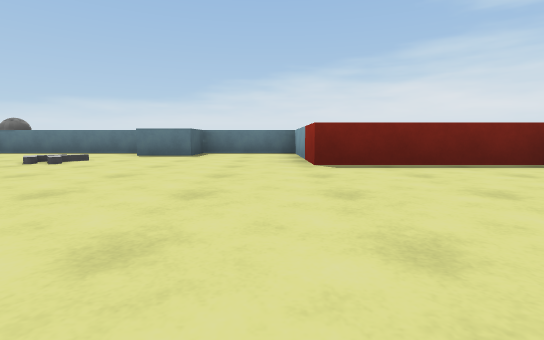
view 1 (above)

16 first-person views from a walk through a scene from a Unity 3-D project. The camera is 0.31 m above the floor, tilts 6° down and sees 85° across. The floor is counted in squares, 1 m on a side. Each view is taken from the middle of a square. On the plan, view 1 faces up. The plan holds only what a view shows up to about 9 squares ahead; the rest is blank. The place goes on beyond the plan. The player is left out. Surface patterns are stand-ins for the level's own textures.

view 2
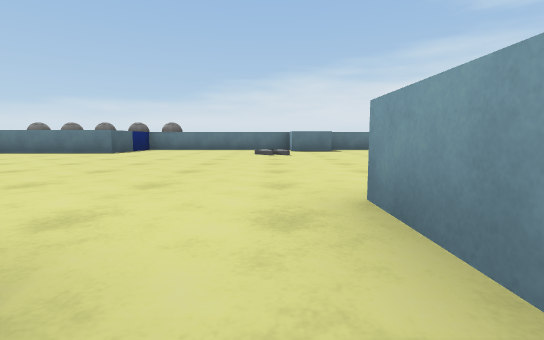

view 3
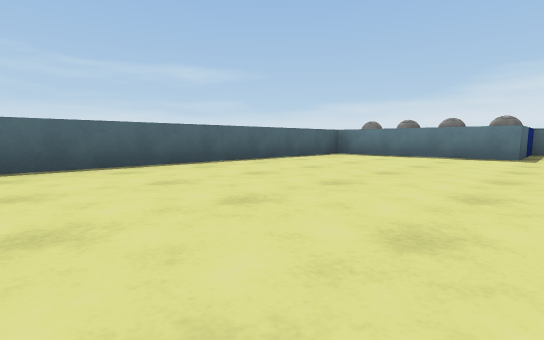

view 4
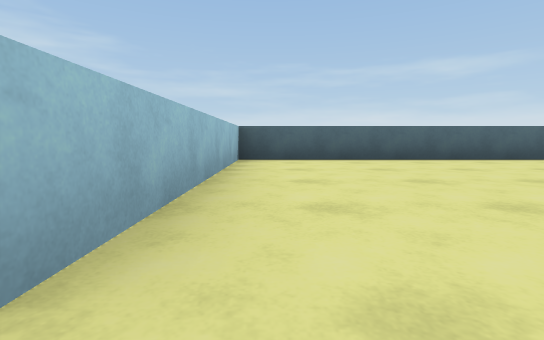

view 5
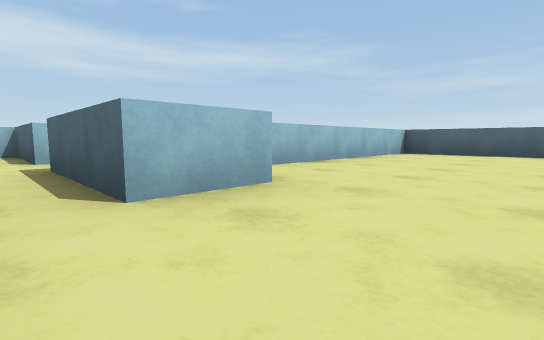

view 6
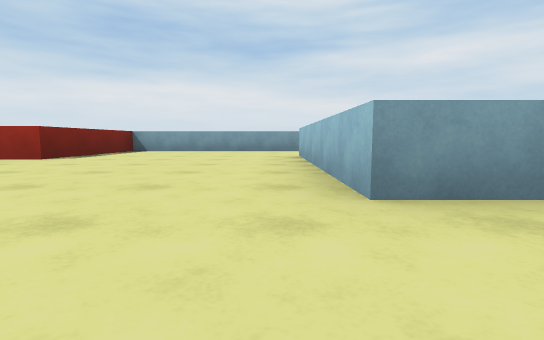

view 7
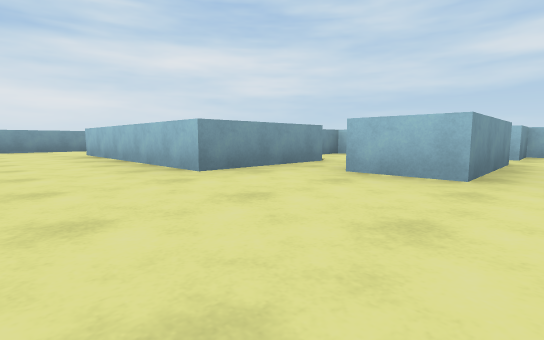

view 8
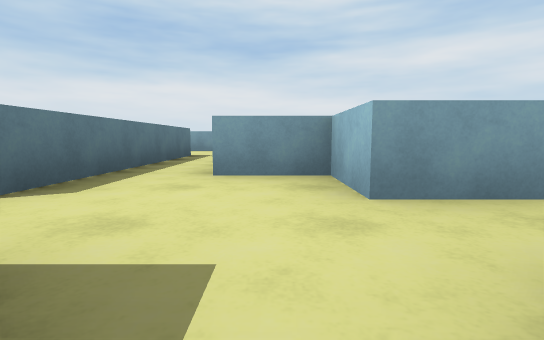

view 9
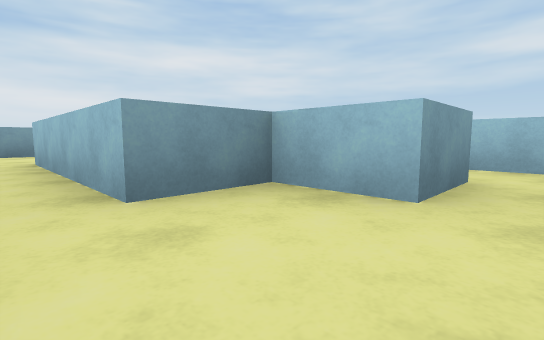

view 10
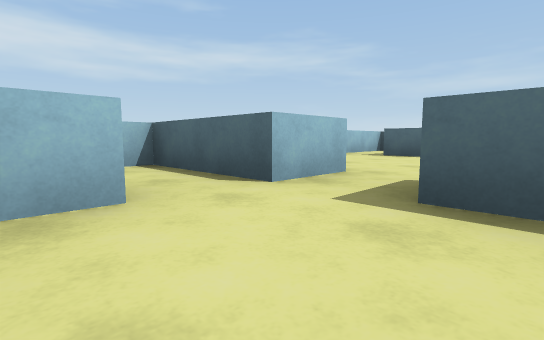

view 11
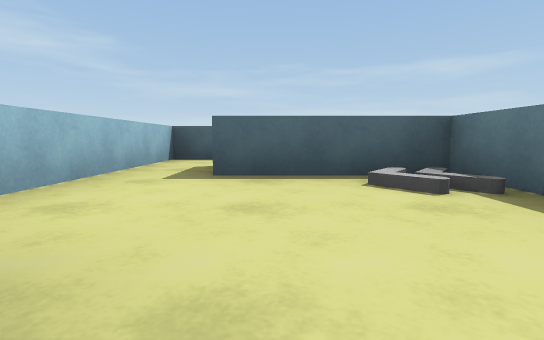

view 12
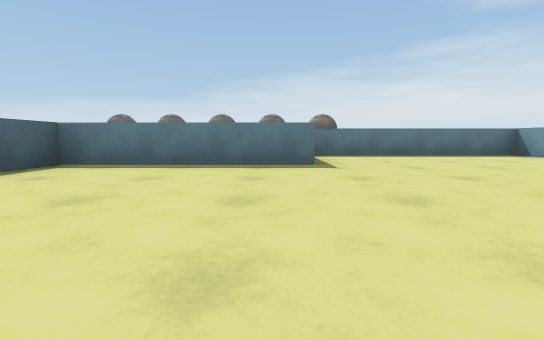

view 13
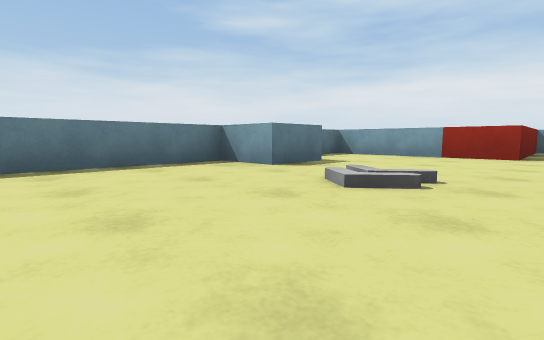

view 14
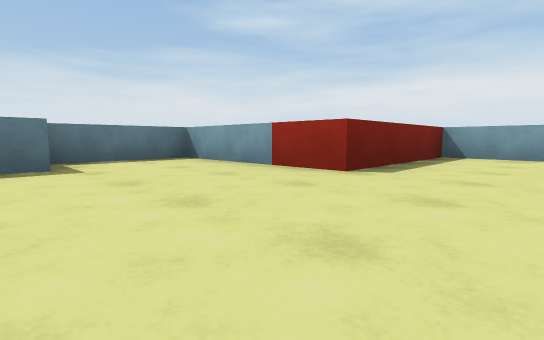

view 15
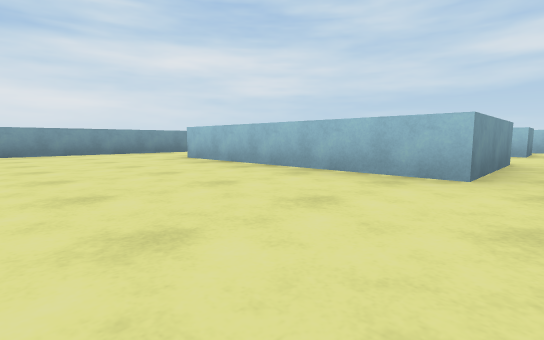

view 16
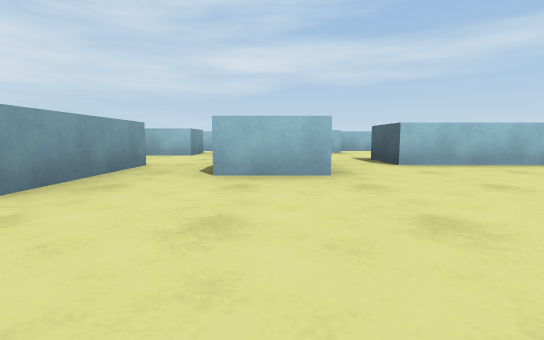

### Floor plan
Points are (right, up) in squares from view 1. A wall is a line through its corners. A room is listed if a view was taken in it or the views show most of it. See-through windows are left out.
Room 1 (views 1, 3, 4, 5, 6, 7, 12, 13, 14, 15, 16)
walls: (-2.5, -1.5) (-2.5, -0.5) (1.5, -0.5); (-6.5, 5.5) (-6.5, 4.5) (-9.5, 4.5) (-9.5, -2.5) (-5.5, -2.5); (-4.5, -2.5) (-4.5, -1.5) (-3.5, -1.5); (3.5, -0.4) (3.5, 3.5) (0.5, 3.5) (0.5, 6.5) (-5.6, 6.5)
ways out: opening at (-3, -2) to room 2; opening at (2.5, -1.5) to room 2; opening at (-5, -3) to room 3
objects: other object (-10, 7); other object (-9, 7); other object (-8, 7); blue block (-7, 6); other object (-7, 7); other object (-6, 7); block (-2, 6)
Room 2 (views 2, 8, 9, 10)
walls: (-1.5, -4.6) (-1.5, -3.5) (1.5, -3.5); (1.5, -2.5) (-2.5, -2.5) (-2.5, -1.5); (-3.5, -1.5) (-3.5, -3.5); (-3.5, -5.4) (-3.5, -6.5) (-2.2, -6.5); (3.5, -3.8) (3.5, -0.4)
ways out: opening at (-3, -2) to room 1; opening at (2.5, -1.5) to room 1; opening at (-4, -4.5) to room 3; opening at (2.5, -4)
objects: block (-4, -5); block (-2, -5)
Room 3 (view 11)
walls: (-5.5, -5.5) (-4.5, -5.5); (-6.5, -3.5) (-7.5, -3.5) (-7.5, -5.5); (-7.5, -6.5) (-5.6, -6.5); (-4.5, -3.5) (-4.5, -2.5); (-5.5, -2.5) (-5.5, -3.5)
ways out: opening at (-5, -3) to room 1; opening at (-4, -4.5) to room 2; opening at (-8, -6)

Positions as (right, up) in squares from view 1, and headings:
1: (0, 0), facing up
2: (-3, -2), facing up
3: (-6, -1), facing up-left
4: (-5, -2), facing left
5: (-3, 0), facing down-left
6: (-4, 0), facing right
7: (-5, 1), facing down-right
8: (-4, -4), facing right
9: (-3, -3), facing down-right
10: (-2, -3), facing down-left
11: (-5, -5), facing left
12: (-7, 1), facing up
13: (-5, 3), facing up-right
14: (-2, 2), facing up-right
15: (-3, 2), facing down-right
16: (-4, 1), facing down
